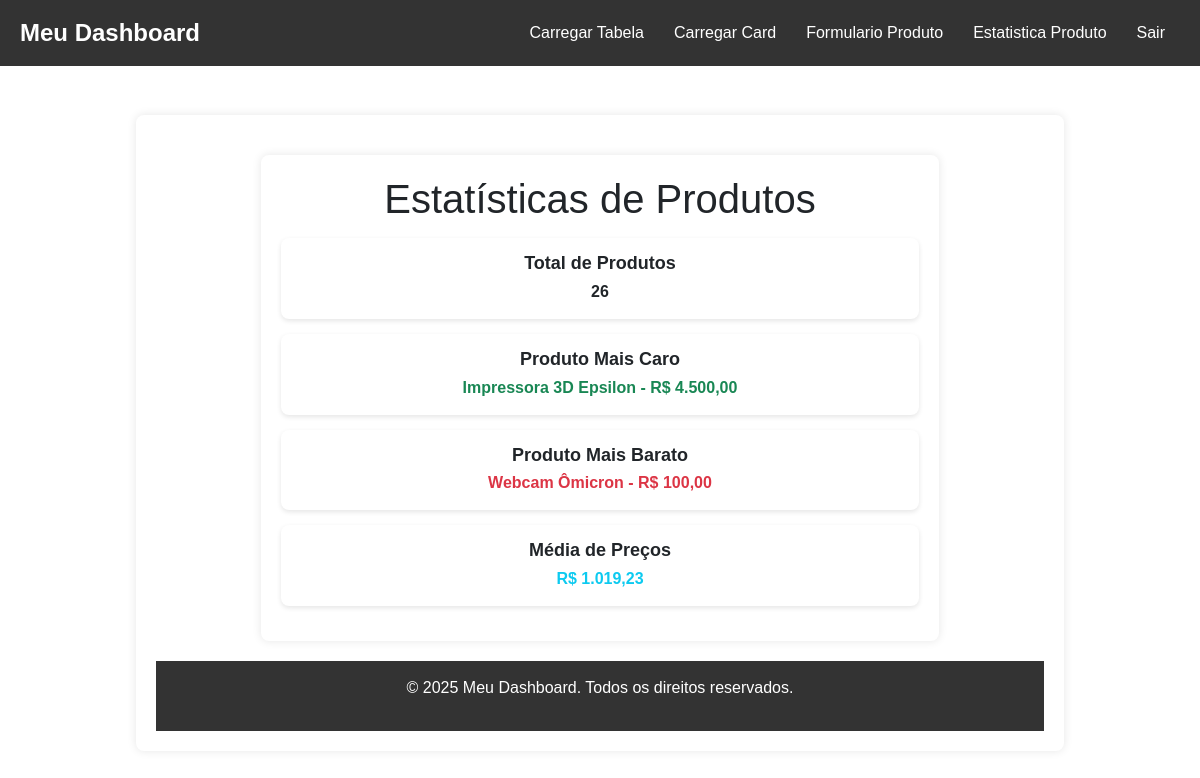
The page /admin/index.php?pagina=estatistica on the database as committed earlier.
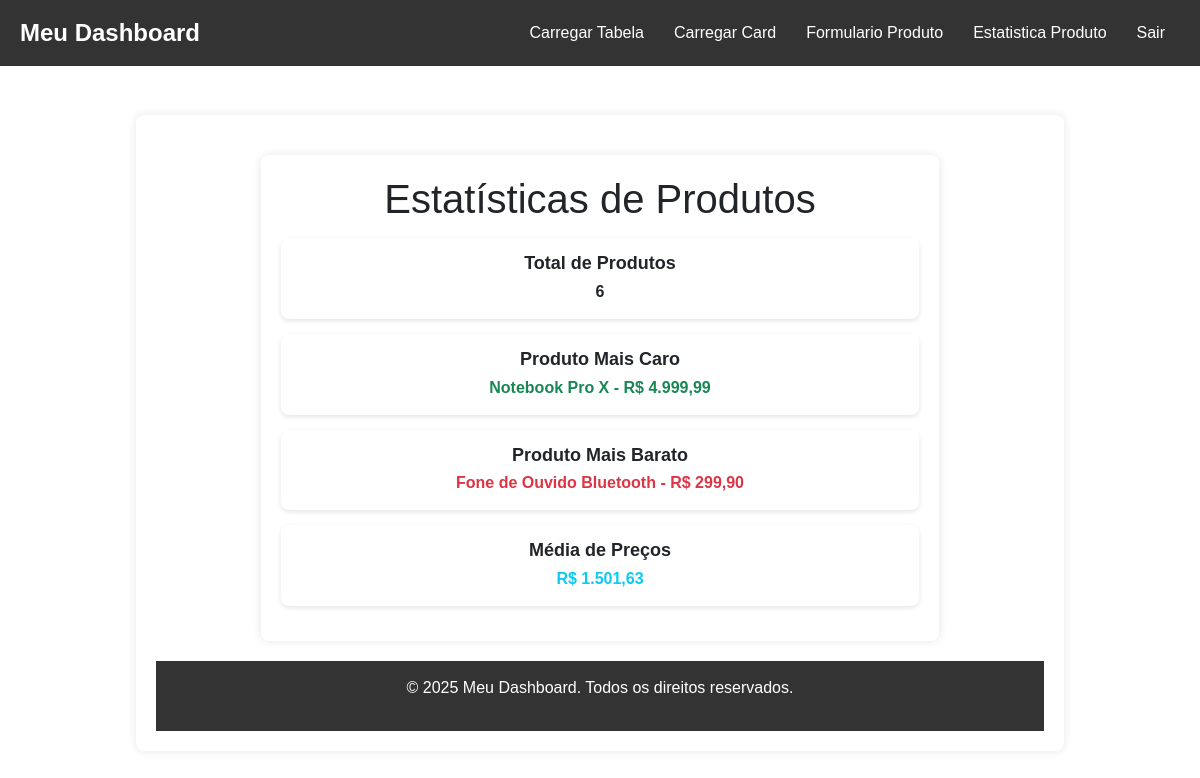
The same page on the database as committed later.
### tables this page shows
CREATE TABLE IF NOT EXISTS `produtos` (
  `idproduto` INT NOT NULL AUTO_INCREMENT,   
  `nome` VARCHAR(255) NOT NULL,              
  `descricao` TEXT NULL DEFAULT NULL,        
  `preco` DECIMAL(10,2) NOT NULL,            
  `imagem` VARCHAR(255) NULL DEFAULT NULL,   
  `link` VARCHAR(255) NULL DEFAULT NULL,     
  `categoria` VARCHAR(100) NOT NULL,         
  PRIMARY KEY (`idproduto`)                  
);

### php/funcao.php (the view, shortened to what this page needs)
<?php
function conectar()
{
  $servidor = "db";
  $user = "root";
  $password = "123";
  $banco = "shopee";
  return mysqli_connect($servidor, $user, $password, $banco);
}
function estatisticaProdutos()
{
  $conexao = conectar();
  $sqlTotal = "SELECT COUNT(*) as total FROM `produtos`";
  $resultadoTotal = mysqli_query($conexao, $sqlTotal);
  $totalProdutos = mysqli_fetch_assoc($resultadoTotal)['total'];
  $sqlMaxPreco = "SELECT nome, preco FROM `produtos` ORDER BY preco DESC LIMIT 1";
  $resultadoMaxPreco = mysqli_query($conexao, $sqlMaxPreco);
  $produtoMaisCaro = mysqli_fetch_assoc($resultadoMaxPreco);
  $sqlMinPreco = "SELECT nome, preco FROM `produtos` ORDER BY preco ASC LIMIT 1";
  $resultadoMinPreco = mysqli_query($conexao, $sqlMinPreco);
  $produtoMaisBarato = mysqli_fetch_assoc($resultadoMinPreco);
  $sqlMediaPreco = "SELECT AVG(preco) as media_preco FROM `produtos`";
  $resultadoMediaPreco = mysqli_query($conexao, $sqlMediaPreco);
  $mediaPreco = mysqli_fetch_assoc($resultadoMediaPreco)['media_preco'];
  echo "<div class='container-admin'>
            <div class='content'>
              <h1>Estatísticas de Produtos</h1>
              <div class='card-estatistica'>
                <div class='card-body'>
                  <h2 class='card-title'>Total de Produtos</h2>
                  <p class='card-text'>$totalProdutos</p>
                </div>
              </div>
              <div class='card-estatistica'>
                <div class='card-body'>
                  <h2 class='card-title'>Produto Mais Caro</h2>
                  <p class='card-text text-success'>{$produtoMaisCaro['nome']} - R$ " . number_format($produtoMaisCaro['preco'], 2, ',', '.') . "</p>
                </div>
              </div>
              <div class='card-estatistica'>
                <div class='card-body'>
                  <h2 class='card-title'>Produto Mais Barato</h2>
                  <p class='card-text text-danger'>{$produtoMaisBarato['nome']} - R$ " . number_format($produtoMaisBarato['preco'], 2, ',', '.') . "</p>
                </div>
              </div>
              <div class='card-estatistica'>
                <div class='card-body'>
                  <h2 class='card-title'>Média de Preços</h2>
                  <p class='card-text text-info'>R$ " . number_format($mediaPreco, 2, ',', '.') . "</p>
                </div>
              </div>";
  return $totalProdutos;
}

### admin/index.php (shortened to what this page needs)
<?php
require_once '../php/funcao.php';
?>
<!DOCTYPE html>
<html lang="pt-br">
<head>
  <link rel="stylesheet" href="../css/admin.css" />
  <link id="bootstrap-css" rel="stylesheet" href="../css/bootstrap-5.3.3-dist/css/bootstrap.min.css">
</head>
<body>
  <header class="header">
    <div class="logo">Meu Dashboard</div>
    <nav class="nav">
      <a href="index.php?pagina=tabela" id="tabela-admin">Carregar Tabela</a>
      <a href="index.php?pagina=card" id="card-admin">Carregar Card</a>
      <a href="index.php?pagina=formulario_produtos" id="formulario-admin">Formulario Produto</a>
      <a href="index.php?pagina=estatistica" id="estatistica-admin">Estatistica Produto</a>
      <a href="logout.php">Sair</a>
    </nav>
  </header>
  <div class="container-admin">
    <div class="content" id="principal-admin">
      <?php
      require_once '../php/funcao.php';
      if (isset($_GET['pagina']) && ($_GET['pagina'] == 'tabela')) {
        tabelaProdutos();
      }else if (isset($_GET['pagina']) && ($_GET['pagina'] == 'card')) {
        listarprodutosAdmin();
      }else if (isset($_GET['pagina']) && ($_GET['pagina'] == 'formulario_produtos')) {
        formularioProdutos();
      }else if (isset($_GET['pagina']) && ($_GET['pagina'] == 'estatistica')) {
        estatisticaProdutos();
      }else if (isset($_GET['pagina']) && $_GET['pagina'] == 'atualizar') {
        if ($_SERVER['REQUEST_METHOD'] === 'POST') {
          $id = $_POST['idproduto'];
          $nome = $_POST['nome'];
          $preco = $_POST['preco'];
          $descricao = $_POST['descricao'];
          $link = $_POST['link'];
          $imagem = $_POST['imagem'];
          $categoria = $_POST['categoria'];
          $outraCategoria = isset($_POST['outraCategoria']) ? $_POST['outraCategoria'] : null;
          atualizarProduto($id, $nome, $preco, $descricao, $link, $imagem, $categoria, $outraCategoria);
    }
  }else {
        echo "<p class='info'>Clique no botão para carregar o conteúdo.</p>";
      }
      ?>
    </div>
  </div>
  <footer class="footer">
    <p>&copy; 2025 Meu Dashboard. Todos os direitos reservados.</p>
  </footer>
</body>
</html>

### css/admin.css (style rules this page uses)
* { margin: 0; padding: 0; box-sizing: border-box; font-family: Arial, sans-serif; }
body { background-color: #f5f5f5; color: #333; display: flex; flex-direction: column; min-height: 100vh; }
.header { display: flex; justify-content: space-between; align-items: center; background-color: #333; color: white; padding: 15px 20px; }
.logo { font-size: 1.5em; font-weight: bold; }
.nav a { color: white; text-decoration: none; margin: 0 15px; font-size: 1em; transition: 0.3s; }
.container-admin { flex: 1; display: flex; justify-content: center; align-items: center; padding: 20px; }
.content { background: white; padding: 20px; border-radius: 8px; box-shadow: 0 0 10px rgba(0, 0, 0, 0.1); width: 80%; text-align: center; }
.footer { background-color: #333; color: white; text-align: center; padding: 15px; position: relative; width: 100%; }
.card-estatistica { background: white; border-radius: 8px; padding: 15px; margin: 15px 0; box-shadow: 0 2px 5px rgba(0, 0, 0, 0.1); transition: transform 0.2s ease-in-out; }
.card-body { padding: 10px; }
.card-title { font-size: 18px; font-weight: bold; color: #555; }
.card-text { font-size: 16px; margin-top: 5px; font-weight: bold; }
.text-success { color: #28a745; }
.text-danger { color: #dc3545; }
.text-info { color: #17a2b8; }

Rows that differ between the two databases and show on the page:
removed produtos: nome "Impressora 3D Epsilon", preco "4.500,00"
removed produtos: nome "Webcam Ômicron", preco "100,00"
now on this page (row edited): produtos: nome "Notebook Pro X", preco "4.999,99"
now on this page (row edited): produtos: nome "Fone de Ouvido Bluetooth", preco "299,90"
Other text that changed with them:
$totalProdutos: "26" → "6"
$mediaPreco: "1.019,23" → "1.501,63"
